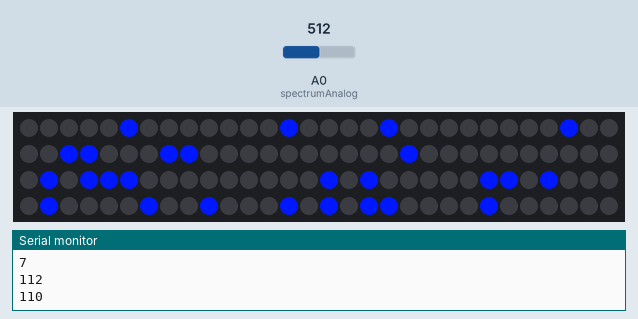
Recording of a sketch running on a simulated Arduino Uno, built with avr-gcc and run on an emulated ATmega328P. On the bench: 120 RGB LEDs in strip order, left to right, continuing on the next row, the last lines printed to the serial monitor. The inputs (shaded band) are chosen by the test bench; at power-on: A0 (spectrumAnalog) = 512. Dim RGB values are drawn brighter than linear; random numbers use the default seed unless the sketch sets one.

Above: at 1.4 s.
1.5 s: A0 (spectrumAnalog) set to 716
At 2.36 s:
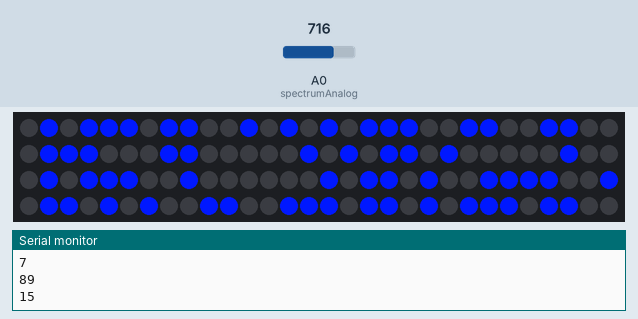
3.0 s: A0 (spectrumAnalog) set to 511
5.0 s: A0 (spectrumAnalog) set to 122
At 16.8 s:
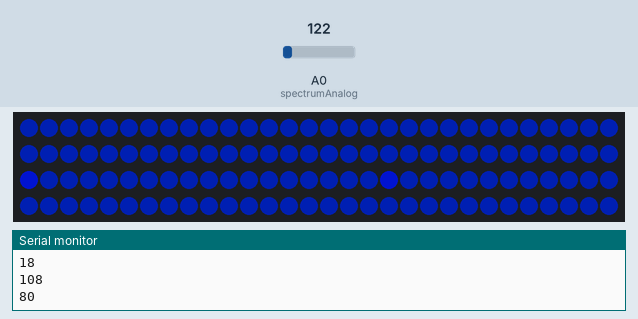

The sketch:

SpectrumAnalyzer2.ino
```cpp
// TODO: cancel out volume adjustment from the computer
// TODO: make whole strip more active when louder, less active when softer
// TODO: refactor

#include <Adafruit_NeoPixel.h>

// leds
#define N_PIXELS  120  // Number of pixels you are using
#define LED_PIN   13  // NeoPixel LED strand is connected to GPIO #0 / D0
#define SPECTRUM 0 // the spectrum to follow
#define HUE_SPEED 0.00001; // .001 takes about 20 minutes
Adafruit_NeoPixel  strip = Adafruit_NeoPixel(N_PIXELS, LED_PIN, NEO_GRB + NEO_KHZ800);
float hue;
int skip;

//For spectrum analyzer shield, these three pins are used.
//You can move pinds 4 and 5, but you must cut the trace on the shield and re-route from the 2 jumpers.
int spectrumReset=5;
int spectrumStrobe=4;
int spectrumAnalog=0;  //0 for left channel, 1 for right.
int Spectrum[7]; // Spectrum analyzer read values will be kept here.

// keep a running avg to cancel out volume adjustment
const int numReadings = 150;
int readings[numReadings];      // the readings from the analog input
int index = 0;                  // the index of the current reading
int total = 0;                  // the running total
int average = 0;                // the average

void setup() {
//  byte Counter;

  Serial.begin(9600);
  Serial.println("setup");

  initLeds();
  delay(100);

  // running avg
  initRunningAvg();
  delay(100);

  initSpectrum();

}

void loop() {

  // read spectrum
  readSpectrum();

  // running avg smoothing
  calcRunningAvg();

  // leds
  showLeds();

  delay(15);  //We wait here for a little while until all the values to the LEDs are written out.

}

void initLeds() {
  // leds
  hue = 0.0;
  skip = 7;
  strip.begin();
  strip.show(); // Initialize all pixels to 'off'
}


// leds
void showLeds() {
  strip.setBrightness(constrain((Spectrum[SPECTRUM]), 0, 255));
  if(skip <= 0) {
    float equalizer = (120.0 / average);
    int spread = constrain(random(0, (average * equalizer)), 0, 120); // get an even spread across the pixels
    Serial.println(spread);
    uint32_t col = strip.Color(abs(sin(Spectrum[SPECTRUM])*25*hue),abs(cos(Spectrum[SPECTRUM])*25),constrain(Spectrum[SPECTRUM] - hue, 0, 255));
    strip.setPixelColor(spread,col);
    skip = abs((10000*average) / (Spectrum[SPECTRUM]*Spectrum[SPECTRUM]));
  }
  skip--;
  strip.show(); // Update strip
  hue += HUE_SPEED; // slowly adjust the hue overtime to red instead of blue
}


// running avg
void initRunningAvg() {
  for (int thisReading = 0; thisReading < numReadings; thisReading++)
    readings[thisReading] = 0;
}

void calcRunningAvg() {
  total= total - readings[index]; // subtract the last reading:
  readings[index] = Spectrum[SPECTRUM]; // read from the spectrum:
  total= total + readings[index]; // add the reading to the total:
  index = index + 1; // advance to the next position in the array:
  if (index >= numReadings) // if we're at the end of the array...
    index = 0; // ...wrap around to the beginning:
  average = total / numReadings; // calculate the average:
}


// spectrum
void initSpectrum() {
  //Setup pins to drive the spectrum analyzer.
  pinMode(spectrumReset, OUTPUT);
  pinMode(spectrumStrobe, OUTPUT);

  //Init spectrum analyzer
  digitalWrite(spectrumStrobe,LOW);
    delay(1);
  digitalWrite(spectrumReset,HIGH);
    delay(1);
  digitalWrite(spectrumStrobe,HIGH);
    delay(1);
  digitalWrite(spectrumStrobe,LOW);
    delay(1);
  digitalWrite(spectrumReset,LOW);
    delay(5);
  // Reading the analyzer now will read the lowest frequency.
}

// Read 7 band equalizer.
void readSpectrum()
{
  // Band 0 = Lowest Frequencies.
  byte Band;
  for(Band=0;Band <7; Band++)
  {
    Spectrum[Band] = (analogRead(spectrumAnalog) + analogRead(spectrumAnalog) ) >>1; //Read twice and take the average by dividing by 2

    digitalWrite(spectrumStrobe,HIGH);
    digitalWrite(spectrumStrobe,LOW);
  }
}
```
